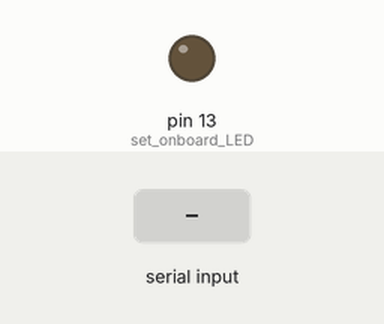
Bench run of a sketch on a simulated Arduino Uno, built with avr-gcc and run on an emulated ATmega328P. On the bench: output pins drawn as LEDs (lit = HIGH). The test bench sets the inputs (shaded band).

Above: at 1.2 s.
1.3 s: "1" received over Serial
At 1.9 s:
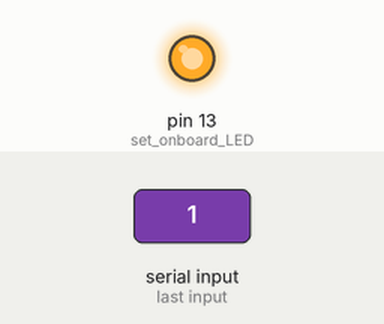
2.8 s: "0" received over Serial
At 4.2 s:
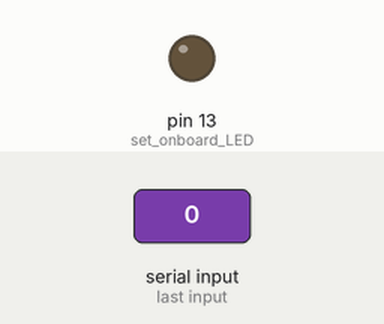
Timing chart, 0 to 5.8 s (numbered marks = the images above; inputs shaded):
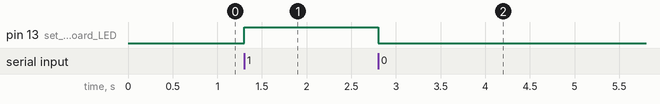

The sketch:

serial_read.ino
```cpp
void setup() {
    Serial.begin(9600);     // set 9600 bps data rate
    pinMode(13, OUTPUT); // set onboard LED
}

void loop() {

    int userInput = 1;   // for incoming serial data

    if (Serial.available() > 0) {
        userInput = Serial.read(); // read input data

      if (userInput == 49) {
          digitalWrite(13, HIGH); // Turn on when "1" is read
      }
      else if (userInput == 48) {
          digitalWrite(13, LOW); // Turn off when "0" is read
      }
      else {
          digitalWrite(LED_BUILTIN, LOW);
      }
    }
}
```

Measured:
- after the input at 1.3 s, pin 13 (set_onboard_LED): LOW → HIGH at once
- after the input at 2.8 s, pin 13 (set_onboard_LED): HIGH → LOW at once
